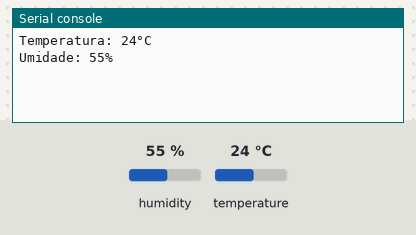
This program was run on a simulated ESP32 board running CircuitPython. Shown: the last lines printed to the serial console. The inputs (shaded band) are chosen by the test bench; at power-on: humidity 55 %, temperature 24 °C.

Above: at 1.2 s.
1.3 s: humidity set to 22 %
At 3.6 s:
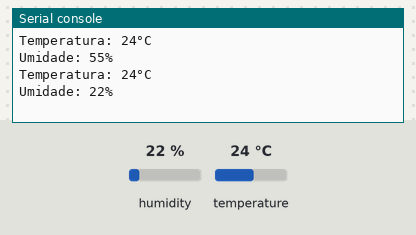
4.3 s: temperature set to 12 °C
At 6.0 s:
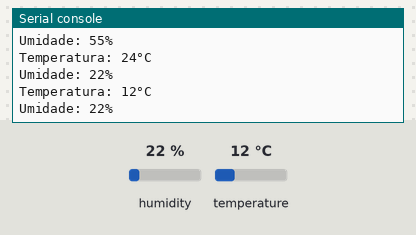
7.3 s: humidity set to 40 %
At 9.6 s:
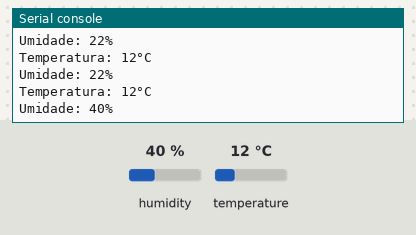
Timing chart, 0 to 11.1 s (numbered marks = the images above; inputs shaded):
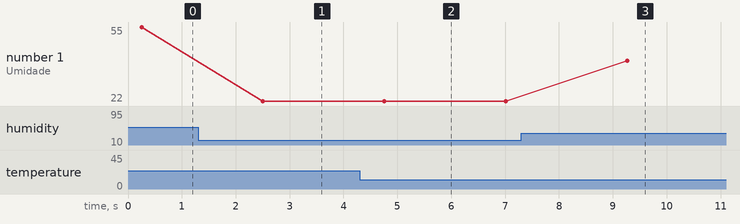

Measured:
- after the input at 1.3 s, the serial console: prints a new line after 1.2 s (image 1)
- after the input at 4.3 s, the serial console: prints a new line after 0.46 s (image 2)
- after the input at 7.3 s, the serial console: prints a new line after 2.0 s (image 3)
- plotted number 1: 55 → 22 after the input at 1.3 s, 22 → 40 after the input at 7.3 s

The program:

code.py
```python
# (licence header left out)
import board
import adafruit_dht
import time

# Define o pino ao qual o sensor DHT11 está conectado
pin_dht11 = board.IO15  # Substitua pelo pino correto

# Cria um objeto DHT11
dht11 = adafruit_dht.DHT11(pin_dht11)

# Loop principal
while True:
    try:
        # Lê a temperatura e umidade do sensor DHT11
        temperatura = dht11.temperature
        umidade = dht11.humidity

        # Imprime os valores na porta serial
        print("Temperatura: {}°C".format(temperatura))
        print("Umidade: {}%".format(umidade))

    except RuntimeError as e:
        # Caso ocorra um erro na leitura do sensor, imprime uma mensagem de erro
        print("Erro na leitura do sensor DHT11:", e)

    # Aguarda um intervalo de tempo antes de realizar a próxima leitura
    time.sleep(2)  # Pode ajustar o intervalo de acordo com suas necessidades
```
